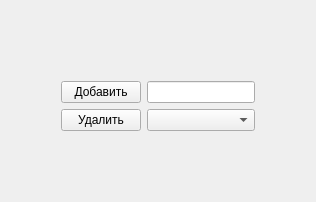
          <widget class="QWidget" name="page_contract">
           <layout class="QVBoxLayout" name="verticalLayout_15">
            <item>
             <spacer name="verticalSpacer_15">
              <property name="orientation">
               <enum>Qt::Vertical</enum>
              </property>
              <property name="sizeHint" stdset="0">
               <size>
                <width>20</width>
                <height>40</height>
               </size>
              </property>
             </spacer>
            </item>
            <item>
             <layout class="QVBoxLayout" name="verticalLayout">
              <property name="leftMargin">
               <number>50</number>
              </property>
              <property name="topMargin">
               <number>30</number>
              </property>
              <property name="rightMargin">
               <number>50</number>
              </property>
              <item>
               <layout class="QHBoxLayout" name="horizontalLayout_5" stretch="1,3">
                <item>
                 <widget class="QPushButton" name="pushButton_10">
                  <property name="text">
                   <string>Добавить</string>
                  </property>
                 </widget>
                </item>
                <item>
                 <widget class="QLineEdit" name="lineEdit_6"/>
                </item>
               </layout>
              </item>
              <item>
               <layout class="QHBoxLayout" name="horizontalLayout_6" stretch="1,3">
                <item>
                 <widget class="QPushButton" name="pushButton_11">
                  <property name="text">
                   <string>Удалить</string>
                  </property>
                 </widget>
                </item>
                <item>
                 <widget class="QComboBox" name="comboBox"/>
                </item>
               </layout>
              </item>
              <item>
               <widget class="QLabel" name="label_6">
                <property name="text">
                 <string/>
                </property>
                <property name="alignment">
                 <set>Qt::AlignHCenter|Qt::AlignTop</set>
                </property>
                <property name="wordWrap">
                 <bool>true</bool>
                </property>
               </widget>
              </item>
             </layout>
            </item>
            <item>
             <spacer name="verticalSpacer_5">
              <property name="orientation">
               <enum>Qt::Vertical</enum>
              </property>
              <property name="sizeHint" stdset="0">
               <size>
                <width>20</width>
                <height>40</height>
               </size>
              </property>
             </spacer>
            </item>
           </layout>
          </widget>
